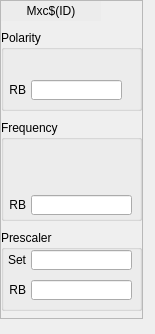
<?xml version="1.0" encoding="UTF-8"?>
<ui version="4.0">
 <class>Form</class>
 <widget class="QWidget" name="Form">
  <property name="geometry">
   <rect>
    <x>0</x>
    <y>0</y>
    <width>155</width>
    <height>334</height>
   </rect>
  </property>
  <property name="windowTitle">
   <string>Form</string>
  </property>
  <widget class="QFrame" name="frame">
   <property name="geometry">
    <rect>
     <x>0</x>
     <y>0</y>
     <width>143</width>
     <height>319</height>
    </rect>
   </property>
   <property name="frameShape">
    <enum>QFrame::StyledPanel</enum>
   </property>
   <property name="frameShadow">
    <enum>QFrame::Raised</enum>
   </property>
   <widget class="QGroupBox" name="groupBox_3">
    <property name="geometry">
     <rect>
      <x>1</x>
      <y>230</y>
      <width>141</width>
      <height>81</height>
     </rect>
    </property>
    <property name="title">
     <string>Prescaler</string>
    </property>
    <widget class="QLabel" name="label_35">
     <property name="geometry">
      <rect>
       <x>5</x>
       <y>50</y>
       <width>20</width>
       <height>20</height>
      </rect>
     </property>
     <property name="text">
      <string>RB</string>
     </property>
     <property name="alignment">
      <set>Qt::AlignRight|Qt::AlignTrailing|Qt::AlignVCenter</set>
     </property>
    </widget>
    <widget class="QLabel" name="label_36">
     <property name="geometry">
      <rect>
       <x>5</x>
       <y>20</y>
       <width>20</width>
       <height>20</height>
      </rect>
     </property>
     <property name="text">
      <string>Set</string>
     </property>
     <property name="alignment">
      <set>Qt::AlignRight|Qt::AlignTrailing|Qt::AlignVCenter</set>
     </property>
    </widget>
    <widget class="caTextEntry" name="catextentry_3">
     <property name="geometry">
      <rect>
       <x>30</x>
       <y>20</y>
       <width>101</width>
       <height>20</height>
      </rect>
     </property>
     <property name="channel" stdset="0">
      <string notr="true">$(SYS)-$(DEVICE):Mxc$(ID)-Prescaler-SP</string>
     </property>
     <property name="background">
      <color>
       <red>212</red>
       <green>219</green>
       <blue>157</blue>
      </color>
     </property>
     <property name="colorMode">
      <enum>caLineEdit::Static</enum>
     </property>
    </widget>
    <widget class="caLineEdit" name="calineedit_10">
     <property name="geometry">
      <rect>
       <x>30</x>
       <y>50</y>
       <width>101</width>
       <height>20</height>
      </rect>
     </property>
     <property name="alignment">
      <set>Qt::AlignCenter</set>
     </property>
     <property name="channel" stdset="0">
      <string notr="true">$(SYS)-$(DEVICE):Mxc$(ID)-Prescaler-RB</string>
     </property>
    </widget>
   </widget>
   <widget class="QGroupBox" name="groupBox_2">
    <property name="geometry">
     <rect>
      <x>1</x>
      <y>120</y>
      <width>141</width>
      <height>101</height>
     </rect>
    </property>
    <property name="title">
     <string>Frequency</string>
    </property>
    <widget class="QLabel" name="label_33">
     <property name="geometry">
      <rect>
       <x>5</x>
       <y>75</y>
       <width>20</width>
       <height>20</height>
      </rect>
     </property>
     <property name="text">
      <string>RB</string>
     </property>
     <property name="alignment">
      <set>Qt::AlignRight|Qt::AlignTrailing|Qt::AlignVCenter</set>
     </property>
    </widget>
    <widget class="caLineEdit" name="calineedit_9">
     <property name="geometry">
      <rect>
       <x>30</x>
       <y>75</y>
       <width>101</width>
       <height>20</height>
      </rect>
     </property>
     <property name="alignment">
      <set>Qt::AlignLeading|Qt::AlignLeft|Qt::AlignVCenter</set>
     </property>
     <property name="channel" stdset="0">
      <string notr="true">$(SYS)-$(DEVICE):Mxc$(ID)-Frequency-RB</string>
     </property>
    </widget>
    <widget class="caNumeric" name="canumeric">
     <property name="geometry">
      <rect>
       <x>5</x>
       <y>20</y>
       <width>131</width>
       <height>50</height>
      </rect>
     </property>
     <property name="channel" stdset="0">
      <string notr="true">$(SYS)-$(DEVICE):Mxc$(ID)-Frequency-SP</string>
     </property>
     <property name="background">
      <color>
       <red>212</red>
       <green>219</green>
       <blue>157</blue>
      </color>
     </property>
    </widget>
   </widget>
   <widget class="QGroupBox" name="groupBox">
    <property name="geometry">
     <rect>
      <x>1</x>
      <y>30</y>
      <width>141</width>
      <height>81</height>
     </rect>
    </property>
    <property name="title">
     <string>Polarity</string>
    </property>
    <widget class="QLabel" name="label_31">
     <property name="geometry">
      <rect>
       <x>5</x>
       <y>50</y>
       <width>20</width>
       <height>20</height>
      </rect>
     </property>
     <property name="text">
      <string>RB</string>
     </property>
     <property name="alignment">
      <set>Qt::AlignRight|Qt::AlignTrailing|Qt::AlignVCenter</set>
     </property>
    </widget>
    <widget class="caLineEdit" name="calineedit_8">
     <property name="geometry">
      <rect>
       <x>30</x>
       <y>50</y>
       <width>91</width>
       <height>20</height>
      </rect>
     </property>
     <property name="alignment">
      <set>Qt::AlignCenter</set>
     </property>
     <property name="channel" stdset="0">
      <string notr="true">$(SYS)-$(DEVICE):Mxc$(ID)-Polarity-RB</string>
     </property>
    </widget>
    <widget class="caChoice" name="cachoice">
     <property name="geometry">
      <rect>
       <x>5</x>
       <y>20</y>
       <width>121</width>
       <height>20</height>
      </rect>
     </property>
     <property name="toolTip">
      <string>Reverses the output polarity. When set, changes the output from normally low to normally high.</string>
     </property>
     <property name="channel" stdset="0">
      <string notr="true">$(SYS)-$(DEVICE):Mxc$(ID)-Polarity-Sel</string>
     </property>
     <property name="foreground">
      <color>
       <red>0</red>
       <green>0</green>
       <blue>0</blue>
      </color>
     </property>
     <property name="background">
      <color>
       <red>212</red>
       <green>219</green>
       <blue>157</blue>
      </color>
     </property>
     <property name="bordercolor">
      <color>
       <red>0</red>
       <green>0</green>
       <blue>0</blue>
      </color>
     </property>
     <property name="colorMode">
      <enum>caChoice::Static</enum>
     </property>
     <property name="stackingMode" stdset="0">
      <enum>caChoice::Column</enum>
     </property>
     <property name="endBit">
      <number>1</number>
     </property>
    </widget>
   </widget>
   <widget class="caLabel" name="calabel">
    <property name="geometry">
     <rect>
      <x>1</x>
      <y>1</y>
      <width>100</width>
      <height>20</height>
     </rect>
    </property>
    <property name="styleSheet">
     <string notr="true">background-color: rgb(236, 236, 236, 255);</string>
    </property>
    <property name="text">
     <string>Mxc$(ID)</string>
    </property>
    <property name="alignment">
     <set>Qt::AlignCenter</set>
    </property>
   </widget>
   <widget class="caLed" name="caled">
    <property name="geometry">
     <rect>
      <x>110</x>
      <y>1</y>
      <width>20</width>
      <height>20</height>
     </rect>
    </property>
    <property name="toolTip">
     <string/>
    </property>
    <property name="rectangular">
     <bool>false</bool>
    </property>
    <property name="channel" stdset="0">
     <string notr="true">$(SYS)-$(DEVICE):Mxc$(ID)-Status-RB</string>
    </property>
    <property name="falseColor">
     <color>
      <red>255</red>
      <green>0</green>
      <blue>0</blue>
     </color>
    </property>
    <property name="trueColor">
     <color>
      <red>0</red>
      <green>205</green>
      <blue>0</blue>
     </color>
    </property>
    <property name="undefinedColor">
     <color>
      <red>255</red>
      <green>255</green>
      <blue>255</blue>
     </color>
    </property>
   </widget>
  </widget>
 </widget>
 <customwidgets>
  <customwidget>
   <class>caNumeric</class>
   <extends>QFrame</extends>
   <header>caNumeric</header>
  </customwidget>
  <customwidget>
   <class>caChoice</class>
   <extends>QWidget</extends>
   <header>caChoice</header>
  </customwidget>
  <customwidget>
   <class>caTextEntry</class>
   <extends>caLineEdit</extends>
   <header>caTextEntry</header>
  </customwidget>
  <customwidget>
   <class>caLabel</class>
   <extends>QLabel</extends>
   <header>caLabel</header>
  </customwidget>
  <customwidget>
   <class>caLed</class>
   <extends>QWidget</extends>
   <header>caLed</header>
  </customwidget>
  <customwidget>
   <class>caLineEdit</class>
   <extends>QLineEdit</extends>
   <header>caLineEdit</header>
  </customwidget>
 </customwidgets>
 <resources/>
 <connections/>
</ui>
